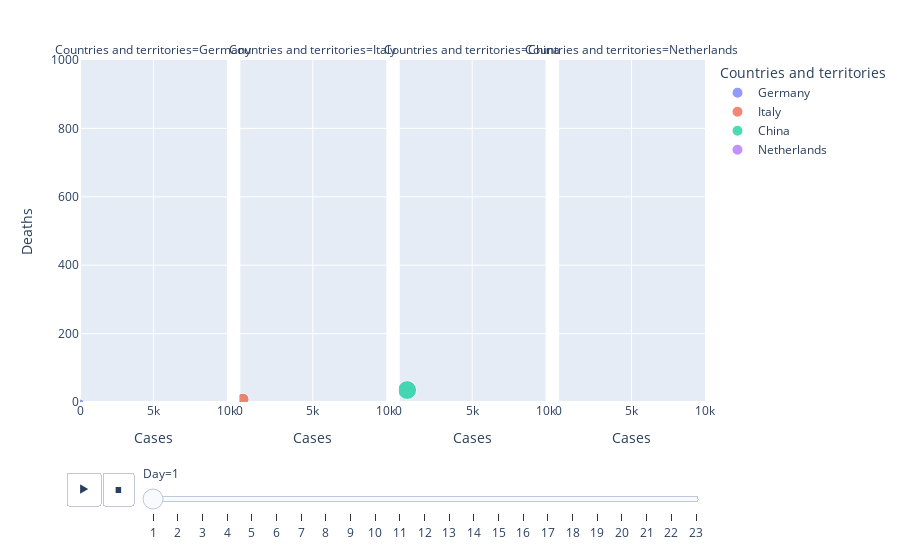

The notebook cell saved with this chart:
### Code cell
fig = px.scatter(df_plot, x="Cases", y="Deaths", animation_frame="Day", animation_group="Countries and territories",
            size="Cases", color="Countries and territories", hover_name="Countries and territories", facet_col="Countries and territories",
            log_x=False, size_max=45, range_x=[0,10000], range_y=[0,1000])

fig

### Figure 1 — Plotly figure (JSON) as saved in the notebook; plotly's stock layout.template omitted (floating-point values rounded to 4 significant figures)
{"data": [{"hoverlabel": {"namelength": 0}, "hovertemplate": "<b>%{hovertext}</b><br><br>Countries and territories=Germany<br>Day=1<br>Cases=%{marker.size}<br>Deaths=%{y}", "hovertext": ["Germany"], "ids": ["Germany"], "legendgroup": "Germany", "marker": {"color": "#636efa", "size": [54], "sizemode": "area", "sizeref": 3.238, "symbol": "circle"}, "mode": "markers", "name": "Germany", "showlegend": true, "type": "scatter", "x": [54], "xaxis": "x", "y": [0], "yaxis": "y"}, {"hoverlabel": {"namelength": 0}, "hovertemplate": "<b>%{hovertext}</b><br><br>Countries and territories=Italy<br>Day=1<br>Cases=%{marker.size}<br>Deaths=%{y}", "hovertext": ["Italy"], "ids": ["Italy"], "legendgroup": "Italy", "marker": {"color": "#EF553B", "size": [240], "sizemode": "area", "sizeref": 3.238, "symbol": "circle"}, "mode": "markers", "name": "Italy", "showlegend": true, "type": "scatter", "x": [240], "xaxis": "x2", "y": [8], "yaxis": "y2"}, {"hoverlabel": {"namelength": 0}, "hovertemplate": "<b>%{hovertext}</b><br><br>Countries and territories=China<br>Day=1<br>Cases=%{marker.size}<br>Deaths=%{y}", "hovertext": ["China"], "ids": ["China"], "legendgroup": "China", "marker": {"color": "#00cc96", "size": [574], "sizemode": "area", "sizeref": 3.238, "symbol": "circle"}, "mode": "markers", "name": "China", "showlegend": true, "type": "scatter", "x": [574], "xaxis": "x3", "y": [35], "yaxis": "y3"}, {"hoverlabel": {"namelength": 0}, "hovertemplate": "<b>%{hovertext}</b><br><br>Countries and territories=Netherlands<br>Day=1<br>Cases=%{marker.size}<br>Deaths=%{y}", "hovertext": ["Netherlands"], "ids": ["Netherlands"], "legendgroup": "Netherlands", "marker": {"color": "#ab63fa", "size": [5], "sizemode": "area", "sizeref": 3.238, "symbol": "circle"}, "mode": "markers", "name": "Netherlands", "showlegend": true, "type": "scatter", "x": [5], "xaxis": "x4", "y": [0], "yaxis": "y4"}], "layout": {"annotations": [{"font": {}, "showarrow": false, "text": "Countries and territories=Germany", "x": 0.1175, "xanchor": "center", "xref": "paper", "y": 1, "yanchor": "bottom", "yref": "paper"}, {"font": {}, "showarrow": false, "text": "Countries and territories=Italy", "x": 0.3725, "xanchor": "center", "xref": "paper", "y": 1, "yanchor": "bottom", "yref": "paper"}, {"font": {}, "showarrow": false, "text": "Countries and territories=China", "x": 0.6275, "xanchor": "center", "xref": "paper", "y": 1, "yanchor": "bottom", "yref": "paper"}, {"font": {}, "showarrow": false, "text": "Countries and territories=Netherlands", "x": 0.8825, "xanchor": "center", "xref": "paper", "y": 1, "yanchor": "bottom", "yref": "paper"}], "legend": {"itemsizing": "constant", "title": {"text": "Countries and territories"}, "tracegroupgap": 0}, "margin": {"t": 60}, "sliders": [{"active": 0, "currentvalue": {"prefix": "Day="}, "len": 0.9, "pad": {"b": 10, "t": 60}, "steps": [{"args": [["1"], {"frame": {"duration": 0, "redraw": false}, "fromcurrent": true, "mode": "immediate", "transition": {"duration": 0, "easing": "linear"}}], "label": "1", "method": "animate"}, {"args": [["2"], {"frame": {"duration": 0, "redraw": false}, "fromcurrent": true, "mode": "immediate", "transition": {"duration": 0, "easing": "linear"}}], "label": "2", "method": "animate"}, {"args": [["3"], {"frame": {"duration": 0, "redraw": false}, "fromcurrent": true, "mode": "immediate", "transition": {"duration": 0, "easing": "linear"}}], "label": "3", "method": "animate"}, {"args": [["4"], {"frame": {"duration": 0, "redraw": false}, "fromcurrent": true, "mode": "immediate", "transition": {"duration": 0, "easing": "linear"}}], "label": "4", "method": "animate"}, {"args": [["5"], {"frame": {"duration": 0, "redraw": false}, "fromcurrent": true, "mode": "immediate", "transition": {"duration": 0, "easing": "linear"}}], "label": "5", "method": "animate"}, {"args": [["6"], {"frame": {"duration": 0, "redraw": false}, "fromcurrent": true, "mode": "immediate", "transition": {"duration": 0, "easing": "linear"}}], "label": "6", "method": "animate"}, {"args": [["7"], {"frame": {"duration": 0, "redraw": false}, "fromcurrent": true, "mode": "immediate", "transition": {"duration": 0, "easing": "linear"}}], "label": "7", "method": "animate"}, {"args": [["8"], {"frame": {"duration": 0, "redraw": false}, "fromcurrent": true, "mode": "immediate", "transition": {"duration": 0, "easing": "linear"}}], "label": "8", "method": "animate"}, {"args": [["9"], {"frame": {"duration": 0, "redraw": false}, "fromcurrent": true, "mode": "immediate", "transition": {"duration": 0, "easing": "linear"}}], "label": "9", "method": "animate"}, {"args": [["10"], {"frame": {"duration": 0, "redraw": false}, "fromcurrent": true, "mode": "immediate", "transition": {"duration": 0, "easing": "linear"}}], "label": "10", "method": "animate"}, {"args": [["11"], {"frame": {"duration": 0, "redraw": false}, "fromcurrent": true, "mode": "immediate", "transition": {"duration": 0, "easing": "linear"}}], "label": "11", "method": "animate"}, {"args": [["12"], {"frame": {"duration": 0, "redraw": false}, "fromcurrent": true, "mode": "immediate", "transition": {"duration": 0, "easing": "linear"}}], "label": "12", "method": "animate"}, {"args": [["13"], {"frame": {"duration": 0, "redraw": false}, "fromcurrent": true, "mode": "immediate", "transition": {"duration": 0, "easing": "linear"}}], "label": "13", "method": "animate"}, {"args": [["14"], {"frame": {"duration": 0, "redraw": false}, "fromcurrent": true, "mode": "immediate", "transition": {"duration": 0, "easing": "linear"}}], "label": "14", "method": "animate"}, {"args": [["15"], {"frame": {"duration": 0, "redraw": false}, "fromcurrent": true, "mode": "immediate", "transition": {"duration": 0, "easing": "linear"}}], "label": "15", "method": "animate"}, {"args": [["16"], {"frame": {"duration": 0, "redraw": false}, "fromcurrent": true, "mode": "immediate", "transition": {"duration": 0, "easing": "linear"}}], "label": "16", "method": "animate"}, {"args": [["17"], {"frame": {"duration": 0, "redraw": false}, "fromcurrent": true, "mode": "immediate", "transition": {"duration": 0, "easing": "linear"}}], "label": "17", "method": "animate"}, {"args": [["18"], {"frame": {"duration": 0, "redraw": false}, "fromcurrent": true, "mode": "immediate", "transition": {"duration": 0, "easing": "linear"}}], "label": "18", "method": "animate"}, {"args": [["19"], {"frame": {"duration": 0, "redraw": false}, "fromcurrent": true, "mode": "immediate", "transition": {"duration": 0, "easing": "linear"}}], "label": "19", "method": "animate"}, {"args": [["20"], {"frame": {"duration": 0, "redraw": false}, "fromcurrent": true, "mode": "immediate", "transition": {"duration": 0, "easing": "linear"}}], "label": "20", "method": "animate"}, {"args": [["21"], {"frame": {"duration": 0, "redraw": false}, "fromcurrent": true, "mode": "immediate", "transition": {"duration": 0, "easing": "linear"}}], "label": "21", "method": "animate"}, {"args": [["22"], {"frame": {"duration": 0, "redraw": false}, "fromcurrent": true, "mode": "immediate", "transition": {"duration": 0, "easing": "linear"}}], "label": "22", "method": "animate"}, {"args": [["23"], {"frame": {"duration": 0, "redraw": false}, "fromcurrent": true, "mode": "immediate", "transition": {"duration": 0, "easing": "linear"}}], "label": "23", "method": "animate"}], "x": 0.1, "xanchor": "left", "y": 0, "yanchor": "top"}], "updatemenus": [{"buttons": [{"args": [null, {"frame": {"duration": 500, "redraw": false}, "fromcurrent": true, "mode": "immediate", "transition": {"duration": 500, "easing": "linear"}}], "label": "&#9654;", "method": "animate"}, {"args": [[null], {"frame": {"duration": 0, "redraw": false}, "fromcurrent": true, "mode": "immediate", "transition": {"duration": 0, "easing": "linear"}}], "label": "&#9724;", "method": "animate"}], "direction": "left", "pad": {"r": 10, "t": 70}, "showactive": false, "type": "buttons", "x": 0.1, "xanchor": "right", "y": 0, "yanchor": "top"}], "xaxis": {"anchor": "y", "domain": [0, 0.235], "range": [0, 10000], "title": {"text": "Cases"}}, "xaxis2": {"anchor": "y2", "domain": [0.255, 0.49], "matches": "x", "range": [0, 10000], "title": {"text": "Cases"}}, "xaxis3": {"anchor": "y3", "domain": [0.51, 0.745], "matches": "x", "range": [0, 10000], "title": {"text": "Cases"}}, "xaxis4": {"anchor": "y4", "domain": [0.765, 1.0], "matches": "x", "range": [0, 10000], "title": {"text": "Cases"}}, "yaxis": {"anchor": "x", "domain": [0, 1], "range": [0, 1000], "title": {"text": "Deaths"}}, "yaxis2": {"anchor": "x2", "domain": [0, 1], "matches": "y", "showticklabels": false}, "yaxis3": {"anchor": "x3", "domain": [0, 1], "matches": "y", "showticklabels": false}, "yaxis4": {"anchor": "x4", "domain": [0, 1], "matches": "y", "showticklabels": false}}}
